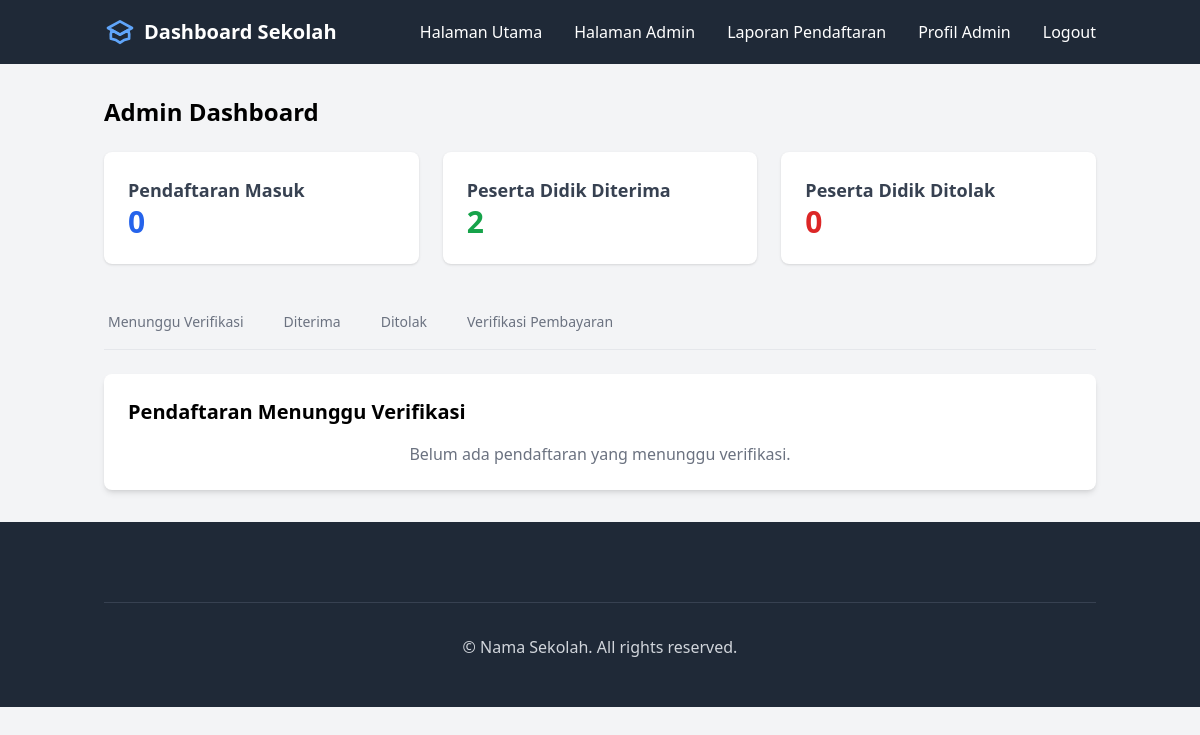
Before: /admin/admin/dashboard (signed in) with the older database file.
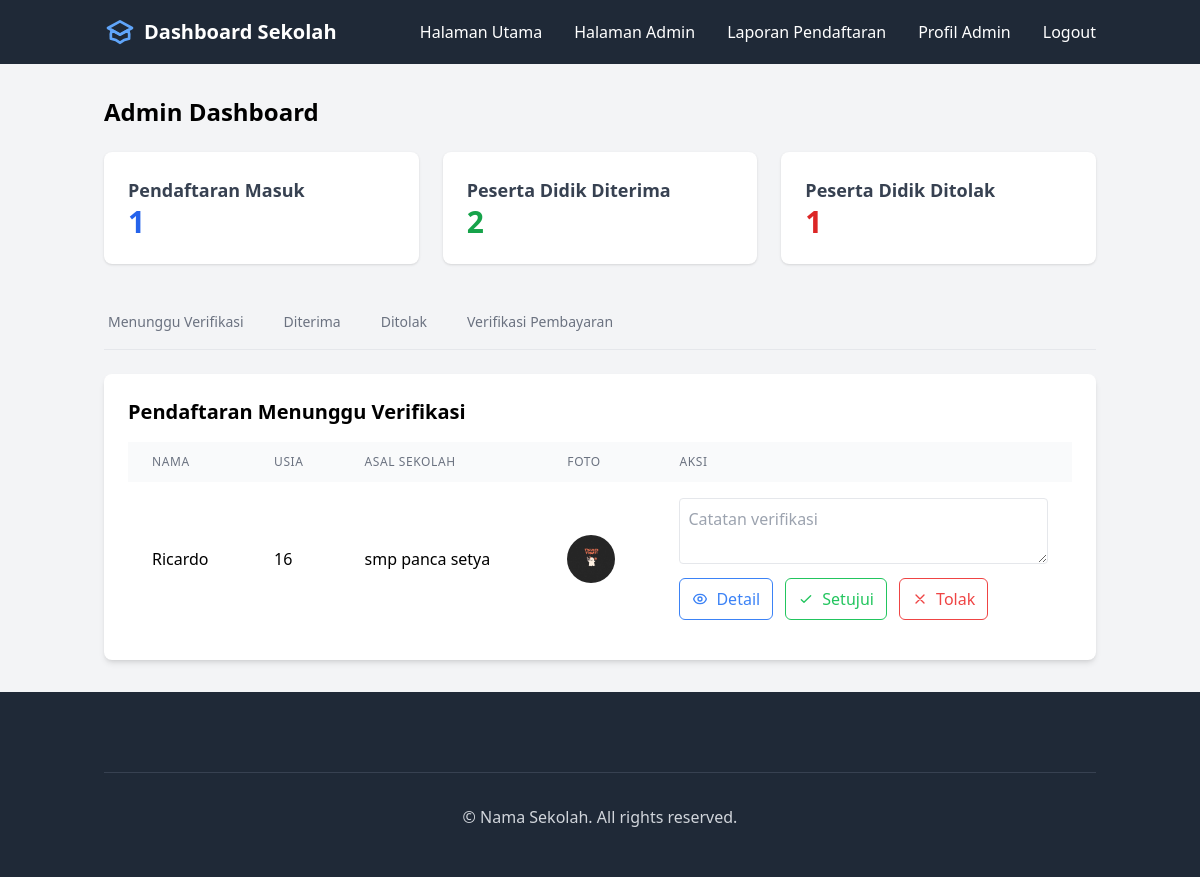
After: the same page with the newer database file.
### app/models.py (models this page shows, shortened)
class Form(db.Model):
    id = db.Column(db.Integer, primary_key=True)
    user_id = db.Column(db.Integer, db.ForeignKey('user.id'), nullable=False)
    student_name = db.Column(db.String(100), nullable=False)
    student_age = db.Column(db.Integer, nullable=False)
    student_email = db.Column(db.String(120), nullable=False)
    school_name = db.Column(db.String(100), nullable=False)
    image_path = db.Column(db.String(255), nullable=False)
    document_path = db.Column(db.String(255), nullable=False)
    status = db.Column(db.String(20), nullable=False, default='pending')
    verified_by = db.Column(db.Integer, db.ForeignKey('user.id'), nullable=True)
    verification_date = db.Column(db.DateTime, nullable=True)
    verification_note = db.Column(db.Text, nullable=True)
    is_verified = db.Column(db.Boolean, default=False)
    timestamp = db.Column(db.DateTime, default=datetime.utcnow)
    payment_status = db.Column(db.String(20), default='pending', nullable=False)
    payment_proof = db.Column(db.String(255), nullable=True)
    payment_uploaded_at = db.Column(db.DateTime, default=datetime.utcnow)
    payment_verified_at = db.Column(db.DateTime, nullable=True)
    payment_verified_by = db.Column(db.Integer, db.ForeignKey('user.id'), nullable=True)
    payment_note = db.Column(db.Text, nullable=True)
    religion = db.Column(db.String(50), nullable=False)
    study_program = db.Column(db.String(50), nullable=False)
    payment_verifier = db.relationship('User',
        foreign_keys=[payment_verified_by],
        backref='verified_payments'
    )

### app/routes/admin.py (the view)
@admin_bp.route('admin/dashboard')
@login_required
@admin_required
def dashboard():
    pending_forms = Form.query.filter_by(status='pending').all()
    approved_forms = Form.query.filter_by(status='approved').order_by(Form.verification_date.desc()).all()
    rejected_forms = Form.query.filter_by(status='rejected').order_by(Form.verification_date.desc()).all()
    pending_payments = Form.query.filter_by(payment_status='pending_verification').all()
    verified_payments = Form.query.filter_by(payment_status='verified').all()
    rejected_payments = Form.query.filter_by(payment_status='rejected').all()
    pending_count = len(pending_forms)
    approved_count = len(approved_forms)
    rejected_count = len(rejected_forms)
    return render_template('parts/admindashboard.html',
                         format_date=format_indonesian_date,  # Add this line
                         pending_forms=pending_forms,
                         approved_forms=approved_forms,
                         rejected_forms=rejected_forms,
                         pending_payments=pending_payments,
                         verified_payments=verified_payments,
                         rejected_payments=rejected_payments,
                         pending_count=pending_count,
                         approved_count=approved_count,
                         rejected_count=rejected_count)

### app/routes/admin.py (called while the page is built)
def admin_required(f):
    @wraps(f)
    def decorated_function(*args, **kwargs):
        if not current_user.is_authenticated or current_user.role != UserRole.ADMIN.value:
            flash('Anda tidak memiliki akses ke halaman ini.', 'error')
            return redirect(url_for('index_bp.index'))
        return f(*args, **kwargs)
    return decorated_function

### app/utils/filters.py (called while the page is built)
def format_indonesian_date(date):
    if not date:
        return '-'
    MONTHS_IN_INDONESIAN = {
        'January': 'Januari',
        'February': 'Februari',
        'March': 'Maret',
        'April': 'April',
        'May': 'Mei',
        'June': 'Juni',
        'July': 'Juli',
        'August': 'Agustus',
        'September': 'September',
        'October': 'Oktober',
        'November': 'November',
        'December': 'Desember'
    }
    english_date = date.strftime('%d %B %Y')
    for eng, ind in MONTHS_IN_INDONESIAN.items():
        if eng in english_date:
            return english_date.replace(eng, ind)
    return english_date

### app/templates/parts/admindashboard.html (shortened to what this page needs)
{% extends "adminbase.html" %}
{% block content %}
<div class="container mx-auto px-4 py-8">
    <h1 class="text-2xl font-bold mb-6">Admin Dashboard</h1>
    <div class="grid grid-cols-1 md:grid-cols-3 gap-6 mb-8">
        <div class="bg-white rounded-lg shadow p-6">
            <h3 class="text-lg font-semibold text-gray-700">Pendaftaran Masuk</h3>
            <p class="text-3xl font-bold text-blue-600">{{ pending_count }}</p>
        </div>
        <div class="bg-white rounded-lg shadow p-6">
            <h3 class="text-lg font-semibold text-gray-700">Peserta Didik Diterima</h3>
            <p class="text-3xl font-bold text-green-600">{{ approved_count }}</p>
        </div>
        <div class="bg-white rounded-lg shadow p-6">
            <h3 class="text-lg font-semibold text-gray-700">Peserta Didik Ditolak</h3>
            <p class="text-3xl font-bold text-red-600">{{ rejected_count }}</p>
        </div>
    </div>
    <div class="mb-6">
        <div class="border-b border-gray-200">
            <nav class="-mb-px flex space-x-8" aria-label="Tabs">
                <button onclick="showTab('pending')"
                        class="tab-button border-b-2 border-transparent px-1 py-4 text-sm font-medium text-gray-500 hover:border-gray-300 hover:text-gray-700">
                    Menunggu Verifikasi
                </button>
                <button onclick="showTab('approved')"
                        class="tab-button border-b-2 border-transparent px-1 py-4 text-sm font-medium text-gray-500 hover:border-gray-300 hover:text-gray-700">
                    Diterima
                </button>
                <button onclick="showTab('rejected')"
                        class="tab-button border-b-2 border-transparent px-1 py-4 text-sm font-medium text-gray-500 hover:border-gray-300 hover:text-gray-700">
                    Ditolak
                </button>
                <button onclick="showTab('payment')"
                        class="tab-button border-b-2 border-transparent px-1 py-4 text-sm font-medium text-gray-500 hover:border-gray-300 hover:text-gray-700">
                    Verifikasi Pembayaran
                </button>
            </nav>
        </div>
    </div>
    <div id="pending-tab" class="tab-content bg-white shadow-md rounded-lg p-6">
        <h2 class="text-xl font-semibold mb-4">Pendaftaran Menunggu Verifikasi</h2>
        {% if pending_forms %}
        <div class="overflow-x-auto">
            <table id="pendingTable" class="min-w-full table-auto display">
                <thead class="bg-gray-50">
                    <tr>
                        <th class="px-6 py-3 text-left text-xs font-medium text-gray-500 uppercase tracking-wider">Nama</th>
                        <th class="px-6 py-3 text-left text-xs font-medium text-gray-500 uppercase tracking-wider">Usia</th>
                        <th class="px-6 py-3 text-left text-xs font-medium text-gray-500 uppercase tracking-wider">Asal Sekolah</th>
                        <th class="px-6 py-3 text-left text-xs font-medium text-gray-500 uppercase tracking-wider">Foto</th>
                        <th class="px-6 py-3 text-left text-xs font-medium text-gray-500 uppercase tracking-wider">Aksi</th>
                    </tr>
                </thead>
                <tbody class="bg-white divide-y divide-gray-200">
                    {% for form in pending_forms %}
                    <tr>
                        <td class="px-6 py-4">{{ form.student_name }}</td>
                        <td class="px-6 py-4">{{ form.student_age }}</td>
                        <td class="px-6 py-4">{{ form.school_name }}</td>
                        <td class="px-6 py-4">
                            <img src="{{ url_for('static', filename='uploads/student_images/' + form.image_path) }}"
                                 alt="Student photo"
                                 class="h-12 w-12 rounded-full object-cover">
                        </td>
                        <td class="px-6 py-4">
                            <form action="{{ url_for('admin_bp.verify_form', form_id=form.id) }}" method="POST" class="space-y-2">
                                <textarea name="note" class="w-full p-2 border rounded" placeholder="Catatan verifikasi"></textarea>
                               <div class="space-x-2">
                                    <a href="{{ url_for('admin_bp.student_detail', form_id=form.id) }}"
                                class="inline-flex items-center px-3 py-2 border border-blue-500 text-blue-500 rounded-md hover:bg-blue-500 hover:text-white transition-colors">
                                    Detail
                                </a>
                                <button type="submit" name="action" value="approve"
                                        class="inline-flex items-center px-3 py-2 border border-green-500 text-green-500 rounded-md hover:bg-green-500 hover:text-white transition-colors">
                                    <svg class="w-4 h-4 mr-2" fill="none" stroke="currentColor" viewBox="0 0 24 24">
                                        <path stroke-linecap="round" stroke-linejoin="round" stroke-width="2" d="M5 13l4 4L19 7"/>
                                    </svg>
                                    Setujui
                                </button>
                                <button type="submit" name="action" value="reject"
                                        class="inline-flex items-center px-3 py-2 border border-red-500 text-red-500 rounded-md hover:bg-red-500 hover:text-white transition-colors">
                                    <svg class="w-4 h-4 mr-2" fill="none" stroke="currentColor" viewBox="0 0 24 24">
                                        <path stroke-linecap="round" stroke-linejoin="round" stroke-width="2" d="M6 18L18 6M6 6l12 12"/>
                                    </svg>
                                    Tolak
                                </button>
                                </div>
                            </form>
                        </td>
                    </tr>
                    {% endfor %}
                </tbody>
            </table>
        </div>
        {% else %}
        <p class="text-gray-500 text-center">Belum ada pendaftaran yang menunggu verifikasi.</p>
        {% endif %}
    </div>
</div>
{% endblock %}

### app/templates/adminbase.html (shortened to what this page needs)
<!DOCTYPE html>
<html lang="en">
<head>
    <script src="https://cdn.tailwindcss.com"></script>
    <link rel="stylesheet" type="text/css" href="https://cdn.datatables.net/1.11.5/css/jquery.dataTables.css">
    <link rel="stylesheet" type="text/css" href="https://cdn.datatables.net/responsive/2.2.9/css/responsive.dataTables.min.css">
</head>
<body class="bg-gray-100">
    <nav class="bg-gray-800 text-white">
        <div class="container mx-auto px-4">
            <div class="flex justify-between items-center py-4">
                <div class="flex items-center space-x-2">
                    <a class="text-xl font-bold">Dashboard Sekolah</a>
                </div>
                <div class="hidden md:flex space-x-8">
                    <a href="{{ url_for('index_bp.index') }}" class="hover:text-blue-400 transition-colors">Halaman Utama</a>
                    <a href="{{ url_for('admin_bp.dashboard') }}" class="hover:text-blue-400 transition-colors">Halaman Admin</a>
                    <a href="{{ url_for('admin_bp.laporan') }}" class="hover:text-blue-400 transition-colors">Laporan Pendaftaran</a>
                    {% if current_user.is_authenticated %}
                        <a href="{{ url_for('admin_bp.profile') }}" class="hover:text-blue-400 transition-colors">Profil Admin</a>
                        <a href="{{ url_for('auth_bp.login') }}" class="hover:text-blue-400 transition-colors">Logout</a>
                    {% else %}
                        <a href="{{ url_for('auth_bp.login') }}" class="hover:text-blue-400 transition-colors">Login</a>
                    {% endif %}
                </div>
            </div>
        </div>
    </nav>
    {% block content %}{% endblock %}
    <footer class="bg-gray-800 text-gray-300">
        <div class="container mx-auto px-4 py-12">
            <div class="border-t border-gray-700 mt-8 pt-8 text-center">
                <p>&copy; Nama Sekolah. All rights reserved.</p>
            </div>
        </div>
    </footer>
</body>
</html>

Changed rows visible on the page:
added Form: student_name "Ricardo", student_age "16", school_name "smp panca setya", image_path (picture)
Other visible differences:
{{ pending_count }}: "0" → "1"
{{ rejected_count }}: "0" → "1"
text no longer shown: "Belum ada pendaftaran yang menunggu verifikasi."
text now shown: "NAMA USIA ASAL SEKOLAH FOTO AKSI"
